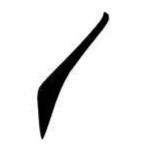
%> input picture FGMM/na.jpg, 150 x 150 px
$ octave fig3_4.m   (GNU Octave 9; MATLAB toolbox functions it lacks are replaced by stand-ins)
%> lines starting %> are read from the running program, lines starting %| are printed output that depends on the picture; in (x1, y1, x2, y2) boxes, pixels count from 0 and x2, y2 are one past the last pixel; in counts of white or black regions, pixels touching at a corner belong together; the program's own positions count from 1
### FGMM/UtilFunction/ImgProcess.m
function [img,data] = ImgProcess(img)
    img = imresize(img,[100,100]);
    img = imbinarize(img);
    [data(:,1),data(:,2)]=find(~img);
end

### FGMM/FindCurve/FindCurve.m
function[rdata] = FindCurve(img_2bw,duan)
[imgw,imgh] = size(img_2bw);
%imshow(img_2bw)
img_thin = bwmorph(~img_2bw,'thin',Inf);
%imshow(img_thin)

img_thin1 = img_thin;
img_thin2 = img_thin;

%% 寻找曲线
curve_name = 0;
for start_j = 1:imgh
    for start_i = 1:imgw
% for start_i = 1:imgw
%     for start_j = 1:imgh
        if img_thin1(start_i,start_j) == 1
            %% 先把起始点设定好
            curve_name = curve_name + 1;
            name_1 = 1;
            direction_1 = [0 0];
            start_point = [start_i start_j];
            [connect_point,point_num,sta_dir] = FindStaConnect(img_thin2,start_point);%得到所有连接点
            [choose_point] = ChoosePoint(direction_1,connect_point);%选择正确的点
            [direction_1] = Direction(choose_point,direction_1);%更新方向表
            direction_2 = [-direction_1(1) -direction_1(2)];%用于反方向寻找曲线
            if point_num == 0
                img_thin2(start_point(1),start_point(2)) = 0;
                break
            end
            if point_num>1
                black_flag = 0; %置黑flag，0为不置黑，1为置黑
            else
                black_flag = 1;
                img_thin2(start_point(1),start_point(2)) = 0;
            end
            %eval(['curve',num2str(curve_name),'(name_1,:)','=','start_point',';']);
            start_point = [start_i start_j sta_dir black_flag];
%             eval(['curve',num2str(curve_name),'(name_1,:)','=','start_point',';']);
%             name_1 = name_1+1;

            %% 找第二个点
            last_point = start_point;
            this_point = choose_point;
            flag_1 = 1;

            while flag_1 == 1
                [connect_point,point_num] = FindStaConnect(img_thin2,this_point);
                [choose_point] = ChoosePoint(direction_1,connect_point);
                [direction_1] = Direction(choose_point,direction_1);
                if choose_point == [0 0 0] %没找到规定方向连接点，可能没有连接点也可能有连接点
                    %完全没有连接点，置黑
                    if ((point_num == 0)&&(last_point(4) ==1)) || ((point_num == 1)&&(last_point(4) ==0))
                        img_thin1(this_point(1),this_point(2)) = 0;
                        img_thin2(this_point(1),this_point(2)) = 0;
                        this_point(4) = 1;
                        eval(['curve',num2str(curve_name),'(name_1,:)','=','this_point',';']);
                        name_1 = name_1+1;
                        break
                    %有连接点，不置黑
                    else
                        this_point(4) = 0;
                        img_thin1(this_point(1),this_point(2)) = 0;
                        eval(['curve',num2str(curve_name),'(name_1,:)','=','this_point',';']);
                        name_1 = name_1+1;
                        break
                    end
                else %有规定方向连接点的情况
                    %只有一个连接点，置黑
                    if ((last_point(4) == 1)&&(point_num==1)) || ((last_point(4) == 0)&&(point_num==2))
                        img_thin2(this_point(1),this_point(2)) = 0;
                        this_point(4) = 1;
                    else
                        this_point(4) = 0;
                    end
                    img_thin1(this_point(1),this_point(2)) = 0;
                    eval(['curve',num2str(curve_name),'(name_1,:)','=','this_point',';']);
                    name_1 = name_1+1;
                    last_point = this_point;
                    this_point = choose_point;
                end
            end

            %% 反方向找第二个点
            %if start_point(4) == 0
            %eval(['curve',num2str(curve_name),'=','[start_point;curve',num2str(curve_name),']',';']);
            %eval(['curve',num2str(curve_name),'(1,:)=[]',';']);
            eval(['last_point = curve',num2str(curve_name),'(1,:)',';']);
            this_point = start_point;
            flag_2 = 1;

            while flag_2 == 1
                [connect_point,point_num] = FindStaConnect(img_thin2,this_point);
                [choose_point] = ChoosePoint(direction_2,connect_point);
                [direction_2] = Direction(choose_point,direction_2);
                if choose_point == [0 0 0] %没找到规定方向连接点，可能没有连接点也可能有连接点
                    %完全没有连接点，置黑
                    if ((point_num == 0)&&(last_point(4) ==1)) || ((point_num == 1)&&(last_point(4) ==0))
                        img_thin2(this_point(1),this_point(2)) = 0;
                        this_point(4) = 1;
                        img_thin1(this_point(1),this_point(2)) = 0;
                        eval(['curve',num2str(curve_name),'=','[this_point;curve',num2str(curve_name),']',';']);
                        break
                    %有连接点，不置黑
                    else
                        this_point(4) = 0;
                        img_thin1(this_point(1),this_point(2)) = 0;
                        eval(['curve',num2str(curve_name),'=','[this_point;curve',num2str(curve_name),']',';']);
                        break
                    end
                else %有规定方向连接点的情况
                    %只有一个连接点，置黑
                    if ((last_point(4) == 1)&&(point_num==1)) || ((last_point(4) == 0)&&(point_num==2))
                        img_thin2(this_point(1),this_point(2)) = 0;
                        this_point(4) = 1;
                    else
                        this_point(4) = 0;
                    end
                    img_thin1(this_point(1),this_point(2)) = 0;
                    eval(['curve',num2str(curve_name),'=','[this_point;curve',num2str(curve_name),']',';']);
                    last_point = this_point;
                    this_point = choose_point;
                end
            end

            %% 把不置黑的中间夹杂的置黑的再置白 此方法不行，还是通过加点直接拼接吧
% [12 lines of commented-out code are left out]

        end
    end
end

%% 点排序
for i = 1:curve_name
    eval(['paixu','=','curve',num2str(i),';']);
    [bihua] = Seq(paixu);
    eval(['curve',num2str(i),'=','bihua',';']);
end


%% 将同一笔画相连
idel = 0;%循环中要删除的i
n = 0;
connect = [];
for i = 1:curve_name
    %if i~=idel
        eval(['stroke','=','curve',num2str(i),';']);
        for j = 1:curve_name
            if j ~= i
                eval(['stro_1','=','curve',num2str(i),';']);
                eval(['stro_2','=','curve',num2str(j),';']);
                a = stro_1(end,1) ;
                b = stro_2(1,1) ;
                c = stro_1(end,2) ;
                d = stro_2(1,2) ;
                if a==b && c==d
                    stroke(end,:) = [];
                    n = n+1;
                    connect(n,:) = [i j];
                    %eval(['stroke','=','[','stroke',';','curve',num2str(j),']',';']);
                    idel = j;
                else
                    if abs(a-b)<duan && abs(c-d)<duan
                        n = n+1;
                        connect(n,:) = [i j];
                        %eval(['stroke','=','[','stroke',';','curve',num2str(j),']',';']);
                        idel = j;
                    end
                end
            end
        end
        %eval(['stroke',num2str(name_2),'=','stroke',';']);
        %name_2 = name_2 + 1;
    %end
end

name_2 = 0;
con_cur_num = 0;
con_flag = 1;
for i = 1:n
    find_s = ismember(connect(i,1),connect(:,2)); %find_s为1表示不是一个笔画的第一段
    if find_s == 0
        con_1 = connect(i,2);
        name_2 = name_2 + 1;
        eval(['stroke',num2str(name_2),'=','[curve',num2str(connect(i,1)),';curve',num2str(connect(i,2)),']',';']);
        con_cur_num = con_cur_num + 1;
        while con_flag ==1
            find_s = ismember(con_1,connect(:,1));
            if find_s == 1
                [con_m,~] = find(connect(:,1) == con_1);
                eval(['stroke',num2str(name_2),'=','[stroke',num2str(name_2),';curve',num2str(connect(con_m,2)),']',';']);
                con_cur_num = con_cur_num + 1;
                con_1 = connect(con_m,2);
            else
                break
            end
        end
    end
end

%% 剩下的再反过来排列一次
na = name_2;
del_num = 0;
cruve_del = [];
for i = 1:curve_name
    find_c = ismember(i,connect);
    if find_c == 0
        eval(['stro_1','=','curve',num2str(i),';']);
        flag_sig = 1;

        for j = 1:na
            eval(['stro_2','=','stroke',num2str(j),';']);
            a = stro_2(end,1);
            b = stro_2(end,2);
            c = stro_1(end,1);
            d = stro_1(end,2);
            if abs(a-c)<duan && abs(b-d)<duan
%             if a == c && b ==d
                [stro_1] = Seq1(stro_1);
                stro_1(1,:)=[];
                eval(['stroke',num2str(j),'=','[stroke',num2str(j),';stro_1]',';']);
                flag_sig = 0;
                del_num  = del_num+1;
                cruve_del(del_num) = i;
            end
        end

        for k = 1:curve_name
            find_c1 = ismember(i,connect);
            if find_c1 == 0 && k~=i
                eval(['stro_2','=','curve',num2str(k),';']);
                a = stro_2(end,1);
                b = stro_2(end,2);
                c = stro_1(end,1);
                d = stro_1(end,2);
                if abs(a-c)<duan && abs(b-d)<duan
%                 if a == c && b ==d
                    [stro_1] = Seq1(stro_1);
                    stro_1(1,:)=[];
                    eval(['curve',num2str(k),'=','[curve',num2str(k),';stro_1]',';']);
                    del_num  = del_num+1;
                    cruve_del(del_num) = i;
                end
            end
        end

% [4 lines of commented-out code are left out]
    end
end

for i = 1:curve_name
    find_c = ismember(i,connect);
    find_d = ismember(i,cruve_del);
    if find_c == 0 && find_d == 0
        name_2 = name_2 + 1;
        eval(['stroke',num2str(name_2),'=','curve',num2str(i),';']);
    end
end


% [26 lines of commented-out code are left out]


%% 整理数据

rdata=[];
for i = 1:name_2
    eval(['shuju','=','stroke',num2str(i),';']);
    shuju = shuju';
%     shuju(3:7,:) = 0;
    shuju = shuju(1:3,:);
    shuju(3,:) = i;
    rdata=[rdata;shuju'];
    eval(['data',num2str(i),'=shuju;']);
end

end

### FGMM/FindCurve/Seq.m
function [bihua] = Seq(bihua_1)

max_x = max(bihua_1(:,1));
min_x = min(bihua_1(:,1));
max_y = max(bihua_1(:,2));
min_y = min(bihua_1(:,2));
bihua = bihua_1;
if max_x - min_x >= max_y - min_y
    if  bihua_1(1,1)>bihua_1(end,1) %从第一列x开始比较数值并按升序排序
        bihua = flipud(bihua_1);
    end
else
    if bihua_1(1,2)>bihua_1(end,2)
        bihua = flipud(bihua_1);
    end

%% 倒序
%bihua = flipud(bihua_1);
end

### FGMM/UtilFunction/StrokeOptimize.m
function [strokeNew] = StrokeOptimize(stroke)
    %% 优化笔画书写顺序
    strokeType=unique(stroke(:,3));
    for i=1:length(strokeType)
        strokeType0=strokeType(i);
        stroke0=stroke(stroke(:,3)==strokeType0,[1,2]);
        strokeDirect=stroke0(fix(4*end/5),:)-stroke0(fix(1*end/5)+1,:);
        strokeTheta= rad2deg(cart2pol(strokeDirect(2),strokeDirect(1)));
        if strokeTheta < 0
            stroke0=flip(stroke0);
            stroke(stroke(:,3)==strokeType0,[1,2])=stroke0;
        end
    end
    %% 优化弯钩笔画
    strokeNew=stroke;
    for i=1:(length(strokeType)-1)
        strokeType1=strokeType(i);
        stroke1=stroke(stroke(:,3)==strokeType1,[1,2]);
        for j=(i+1):length(strokeType)
            strokeType2=strokeType(j);
            stroke2=stroke(stroke(:,3)==strokeType2,[1,2]);
            strokeEndDistance=norm(stroke1(end,:)-stroke2(end,:));
            strokeLengthDiff=min(length(stroke1),length(stroke2))/max(length(stroke1),length(stroke2));
            if strokeEndDistance<20 && strokeLengthDiff<0.5
                stroke2=flip(stroke2);
                strokeNew(stroke(:,3)==strokeType2,[1,2])=stroke2;
                strokeNew(stroke(:,3)==strokeType2,3)=strokeType1;
                if length(stroke1)==min(length(stroke1),length(stroke2))
                    strokeNew(strokeNew(:,3)==strokeType1,:)=flip(strokeNew(strokeNew(:,3)==strokeType1,:));
                end
            end
        end
    end
end

### FGMM/FGMM/FEM_init_kmeans.m
function [gm,C,T,Q] = FEM_init_kmeans(Data, nbStates)
%
% This function initializes the parameters of a Gaussian Mixture Model
% (GMM) by using k-means clustering algorithm.
%
% Author:	Sylvain Calinon, 2009
%			http://programming-by-demonstration.org
%
% Inputs -----------------------------------------------------------------
%   o Data:     D x N array representing N datapoints of D dimensions.
%   o nbStates: Number K of GMM components.
% Outputs ----------------------------------------------------------------
%   o Priors:   1 x K array representing the prior probabilities of the
%               K GMM components.
%   o Mu:       D x K array representing the centers of the K GMM components.
%   o Sigma:    D x D x K array representing the covariance matrices of the
%               K GMM components.
% Comments ---------------------------------------------------------------
%   o This function uses the 'kmeans' function from the MATLAB Statistics
%     toolbox. If you are using a version of the 'netlab' toolbox that also
%     uses a function named 'kmeans', please rename the netlab function to
%     'kmeans_netlab.m' to avoid conflicts.

[nbVar, nbData] = size(Data);
C=zeros([nbStates,2]);
T=zeros([nbStates,2]);
Q=zeros([2,2,nbStates]);


%Use of the 'kmeans' function from the MATLAB Statistics toolbox
[Data_id, Centers] = kmeans(Data', nbStates);
Mu = Centers';

for i=1:nbStates
  idtmp = find(Data_id==i);
  Priors(i) = length(idtmp);
  Sigma(:,:,i) = cov([Data(:,idtmp) Data(:,idtmp)]');
  %Add a tiny variance to avoid numerical instability
  Sigma(:,:,i) = Sigma(:,:,i) + 1E-5.*diag(ones(nbVar,1));
  [C(i,:),T(i,:),Q(:,:,i)] = PCA2LSFM(Data(:,idtmp)');
end
Priors = Priors ./ sum(Priors);
gm=gmdistribution(Mu', Sigma,Priors');
end

### FGMM/FGMM/GenerateFGMM.m
function [gm,C,T,Q] = GenerateFGMM(X, NumOfComponent)
    %Initialize
    [gm,C,T,Q] = FEM_init_kmeans(X', NumOfComponent);
    [gm,C,T,Q] = FEM(X',gm,C,T,Q);
end

### FGMM/fig3_4.m
clc
clear
close all
addpath(genpath('.\FindCurve')); % 硬笔笔画算法库
addpath(genpath('.\FGMM')); % 高斯混合模型算法库
addpath(genpath('.\PlotFunction')); % 绘图库
addpath(genpath('.\UtilFunction'));% 工具库

%% 训练
step=1000;
numComponent=2;
nbDrawingSeg = 40;
img = rgb2gray(imread('na.jpg'));
%> img: size 150x150 uint8; min 0, max 255, mean 235.1
[img,data] = ImgProcess(img);
%> in ImgProcess, `img = imresize(img,[100,100]);`:
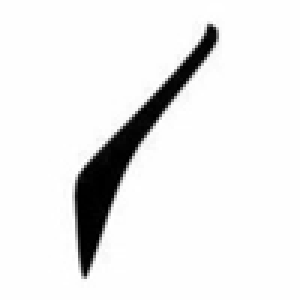
%> img: size 100x100 uint8 (shown 3 times larger); min 0, max 255, mean 235.1
%> in ImgProcess, `img = imbinarize(img);`:
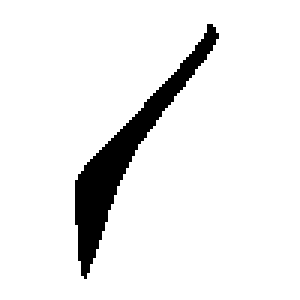
%> img: size 100x100 logical (shown 3 times larger); 92.5% white; 1 black region, box (x1, y1, x2, y2) and area: (25, 8, 73, 93) 750
%> data = 750 rows, first 12: [61 26; 62 26; 63 26; 64 26; 65 26; 66 26; 67 26; 68 26; 69 26; 70 26; 71 26; 72 26]
stroke=FindCurve(img,5);
%> in FindCurve, `img_thin = bwmorph(~img_2bw,'thin',Inf);`:
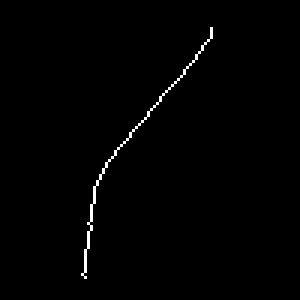
%> img_thin: size 100x100 logical (shown 3 times larger); 0.84% white in thin lines or dots, all inside (x1, y1, x2, y2) = (27, 9, 71, 93)
%> after the loop in FindCurve, `for start_j = 1:imgh`: img_thin1: size 100x100 logical; 0.84% of pixels changed, all inside (x1, y1, x2, y2) = (27, 9, 71, 93)
%> after the loop in FindCurve, `for start_j = 1:imgh`: black_flag = 1; choose_point = [0 0 0]; curve_name = 2; direction_1 = [-1 -1]; direction_2 = [1 1]; flag_1 = 1; last_point = [92 28 8 1]; name_1 = 2; point_num = 0; sta_dir = 4; start_point = [93 29 4 1]
%> the loop in FindCurve, `for i = 1:curve_name` made 2 passes
%> the loop in FindCurve, `for i = 1:curve_name` made 2 passes
%> after the loop in FindCurve, `for i = 1:curve_name`: a = 93; b = 10; c = 29; connect = [1 2]; d = 71; idel = 2; n = 1; stroke = [92 28 8 1; 93 29 4 1]
%> the loop in FindCurve, `for i = 1:n` made 1 pass
%> name_2 on pass 1: 1
%> in FindCurve, `na = name_2;`: na = 1
%> the loop in FindCurve, `for i = 1:curve_name` made 2 passes
%> find_c on passes 1 to 2: true, true
%> after the loop in FindCurve, `for i = 1:curve_name`: del_num = 0; stro_1 = [92 28 8 1; 93 29 4 1]
%> the loop in FindCurve, `for i = 1:curve_name` made 2 passes
%> the loop in FindCurve, `for i = 1:name_2` made 1 pass
%> after the loop in FindCurve, `for i = 1:name_2`: rdata = 85 rows, first 12: [10 71 1; 11 71 1; 12 71 1; 13 71 1; 14 70 1; 15 69 1; 16 68 1; 17 68 1; 18 67 1; 19 66 1; 20 66 1; 21 65 1]; shuju = 85 columns, first 8: [10 11 12 13 14 15 16 17; 71 71 71 71 70 69 68 68; 1 1 1 1 1 1 1 1]
%> stroke has the same summary as rdata in FindCurve
stroke = StrokeOptimize(stroke);
%> in StrokeOptimize, `strokeType=unique(stroke(:,3));`: strokeType = 1
%> the loop in StrokeOptimize, `for i=1:length(strokeType)` made 1 pass
%> (strokeType0, strokeDirect, strokeTheta) on pass 1: (1, [50 -29], 120.1)
%> after the loop in StrokeOptimize, `for i=1:length(strokeType)`: stroke has the same summary as rdata in FindCurve
%> in StrokeOptimize, `strokeNew=stroke;`: strokeNew has the same summary as rdata in FindCurve
[charGMM,C,T,Q]=GenerateFGMM(data, numComponent);
%> in FEM_init_kmeans, `[Data_id, Centers] = kmeans(Data', nbStates);`: Data_id = 750 values, max 2 at index 1, min 1 at index 423, mean 1.63; Centers = [30.54 56.93; 65.47 33.61]
%> in FEM_init_kmeans, `Mu = Centers';`: Mu = [30.54 65.47; 56.93 33.61]
%> the run ends on the next line
